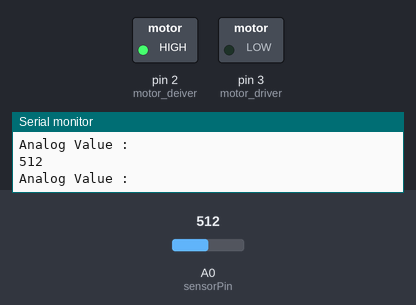
Simulated run of this sketch. Board: Arduino Uno, built with avr-gcc and run on an emulated ATmega328P. Parts: switched loads named in the sketch (green lamp = pin HIGH), the last lines printed to the serial monitor. The inputs (shaded band) are chosen by the test bench; at power-on: A0 (sensorPin) = 512.

Above: at 1.2 s.
1.3 s: A0 (sensorPin) set to 293
2.8 s: A0 (sensorPin) set to 272
At 3.6 s:
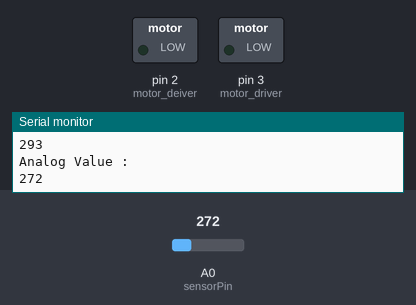
Timing chart, 0 to 5.8 s (numbered marks = the images above; inputs shaded):
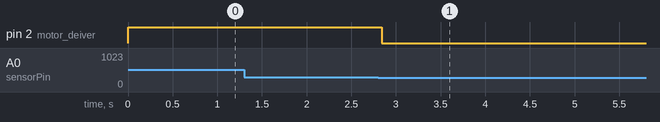

Measured:
- the behaviour switches between 281 and 280 on A0 (sensorPin) (found by bisection; images 0 and 1)
- after the input at 2.8 s, pin 2 (motor_deiver): HIGH → LOW at once

The sketch:

Main.ino
```cpp
int sensorPin = A0;
int sensorValue;

void setup() {
 Serial.begin(9600);
 pinMode(2,1); //motor deiver
 pinMode(3,1); // motor driver


}

void loop() {


 sensorValue = analogRead(sensorPin);
 Serial.println("Analog Value : ");
 Serial.println(sensorValue);

 if (sensorValue > 280)
 {
 digitalWrite(2,1); // motor
 digitalWrite(3,0); //motor
 }
 else {

 digitalWrite(2,0); // motor
 digitalWrite(3,0); //motor
 delay(600000);
 }


}
```
